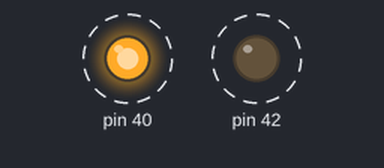
Bench run of a sketch on a simulated Arduino Mega 2560, built with avr-gcc and run on an emulated ATmega2560. On the bench: output pins drawn as LEDs (lit = HIGH). Dashed ring = blinking.

Above: at 0.2 s.
Timing chart, 0 to 4.6 s (numbered marks = the images above):
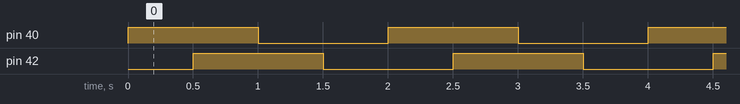

The sketch:

LEDS.ino
```cpp
void setup() {
  // put your setup code here, to run once:

//Puerto 40 led ROJO
//Puerto 42 led VERDE

pinMode(40, OUTPUT);
pinMode (42, OUTPUT);
}
void loop()
 {
  // put your main code here, to run repeatedly:

digitalWrite(40, HIGH);
delay(500);
digitalWrite(42, HIGH);
delay(500);
digitalWrite(40, LOW);
delay(500);
digitalWrite(42, LOW);
delay(500);
}
```

Measured:
- by itself, pin 40, pin 42: alternates HIGH for 1.0 s and LOW for 1.0 s
- by itself, everything shown: repeats every 2.0 s, in 4 steps
